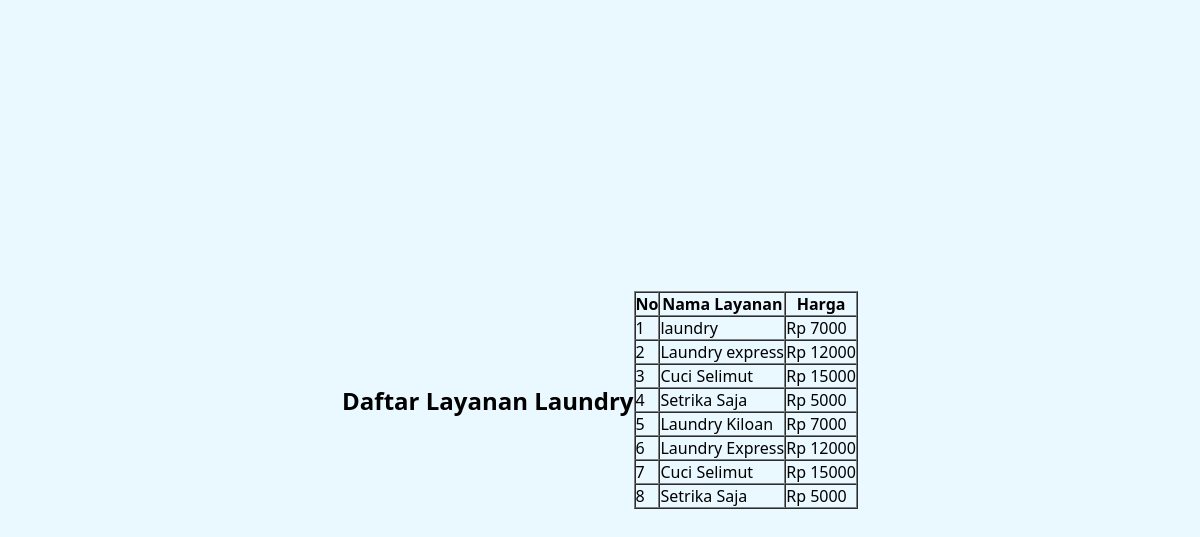
/layanan.php, run on the app's committed database.
### tables this page shows
CREATE TABLE IF NOT EXISTS `layanan` (
  `id_layanan` int NOT NULL AUTO_INCREMENT,
  `nama_layanan` varchar(100) NOT NULL,
  `harga` int NOT NULL,
  PRIMARY KEY (`id_layanan`)
);

### layanan.php (the view, shortened to what this page needs)
<?php
include 'koneksi.php';
$query = mysqli_query($conn, "SELECT * FROM layanan");
?>
<!DOCTYPE html>
<html>
<head>
    <link rel="stylesheet" href="assets/style.css">
</head>
<body>
    <h2>Daftar Layanan Laundry</h2>
    <table border="1" cellpadding="10" cellspacing="0" align="center">
        <tr>
            <th>No</th>
            <th>Nama Layanan</th>
            <th>Harga</th>
        </tr>
        <?php
        $no = 1;
        while ($data = mysqli_fetch_assoc($query)) {
        ?>
            <tr>
                <td><?php echo $no++; ?></td>
                <td><?php echo $data['nama_layanan']; ?></td>
                <td>Rp <?php echo $data['harga']; ?></td>
            </tr>
        <?php } ?>
    </table>
</body>
</html>

### css/style.css (style rules this page uses)
* { margin: 0; padding: 0; box-sizing: border-box; font-family: "Segoe UI", sans-serif; }
body { background: #eaf8ff; min-height: 100vh; display: flex; justify-content: center; align-items: center; }

### data on the page
layanan: nama_layanan "laundry", harga "7000"
layanan: nama_layanan "Laundry express", harga "12000"
layanan: nama_layanan "Cuci Selimut", harga "15000"
layanan: nama_layanan "Setrika Saja", harga "5000"
layanan: nama_layanan "Laundry Kiloan", harga "7000"
layanan: nama_layanan "Laundry Express", harga "12000"
layanan: nama_layanan "Cuci Selimut", harga "15000"
layanan: nama_layanan "Setrika Saja", harga "5000"
